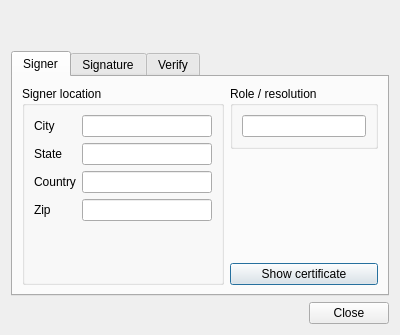
<ui version="4.0" >
 <class>SignatureDialog</class>
 <widget class="QDialog" name="SignatureDialog" >
  <property name="geometry" >
   <rect>
    <x>0</x>
    <y>0</y>
    <width>400</width>
    <height>335</height>
   </rect>
  </property>
  <layout class="QVBoxLayout" name="SignatureDialogLayout" >
   <item>
    <widget class="QLabel" name="title" />
   </item>
   <item>
    <widget class="QLabel" name="error" />
   </item>
   <item>
    <widget class="QTabWidget" name="tabWidget" >
     <property name="currentIndex" >
      <number>0</number>
     </property>
     <widget class="QWidget" name="signer" >
      <attribute name="title" >
       <string>Signer</string>
      </attribute>
      <layout class="QGridLayout" name="signerLayout" >
       <item rowspan="3" row="0" column="0" >
        <widget class="QGroupBox" name="signerLocationGroup" >
         <property name="title" >
          <string>Signer location</string>
         </property>
         <layout class="QFormLayout" name="signerLocationGroupLayout" >
          <item row="0" column="0" >
           <widget class="QLabel" name="signerCityLabel" >
            <property name="text" >
             <string>City</string>
            </property>
           </widget>
          </item>
          <item row="0" column="1" >
           <widget class="QLineEdit" name="signerCity" >
            <property name="readOnly" >
             <bool>true</bool>
            </property>
           </widget>
          </item>
          <item row="1" column="0" >
           <widget class="QLabel" name="signerStateLabel" >
            <property name="text" >
             <string>State</string>
            </property>
           </widget>
          </item>
          <item row="1" column="1" >
           <widget class="QLineEdit" name="signerState" >
            <property name="readOnly" >
             <bool>true</bool>
            </property>
           </widget>
          </item>
          <item row="2" column="0" >
           <widget class="QLabel" name="signerCountryLabel" >
            <property name="text" >
             <string>Country</string>
            </property>
           </widget>
          </item>
          <item row="2" column="1" >
           <widget class="QLineEdit" name="signerCountry" >
            <property name="readOnly" >
             <bool>true</bool>
            </property>
           </widget>
          </item>
          <item row="3" column="0" >
           <widget class="QLabel" name="signerZipLabel" >
            <property name="text" >
             <string>Zip</string>
            </property>
           </widget>
          </item>
          <item row="3" column="1" >
           <widget class="QLineEdit" name="signerZip" >
            <property name="readOnly" >
             <bool>true</bool>
            </property>
           </widget>
          </item>
          <item row="4" column="1" >
           <spacer name="verticalSpacer" >
            <property name="orientation" >
             <enum>Qt::Vertical</enum>
            </property>
            <property name="sizeHint" stdset="0" >
             <size>
              <width>130</width>
              <height>40</height>
             </size>
            </property>
           </spacer>
          </item>
         </layout>
        </widget>
       </item>
       <item row="0" column="1" >
        <widget class="QGroupBox" name="signerRoleGroup" >
         <property name="title" >
          <string>Role / resolution</string>
         </property>
         <layout class="QVBoxLayout" name="signerRoleGroupLayout" >
          <item>
           <widget class="QLineEdit" name="signerRole" >
            <property name="readOnly" >
             <bool>true</bool>
            </property>
           </widget>
          </item>
         </layout>
        </widget>
       </item>
       <item row="1" column="1" >
        <spacer name="signerSpacer" >
         <property name="orientation" >
          <enum>Qt::Vertical</enum>
         </property>
         <property name="sizeHint" stdset="0" >
          <size>
           <width>20</width>
           <height>131</height>
          </size>
         </property>
        </spacer>
       </item>
       <item row="2" column="1" >
        <widget class="QPushButton" name="signerShowCert" >
         <property name="text" >
          <string>Show certificate</string>
         </property>
        </widget>
       </item>
      </layout>
     </widget>
     <widget class="QWidget" name="signature" >
      <attribute name="title" >
       <string>Signature</string>
      </attribute>
      <layout class="QGridLayout" name="signatureLayout" >
       <item row="0" column="0" colspan="2" >
        <widget class="QTreeWidget" name="signatureView" >
         <property name="rootIsDecorated" >
          <bool>false</bool>
         </property>
         <column>
          <property name="text" >
           <string>Attribute</string>
          </property>
         </column>
         <column>
          <property name="text" >
           <string>Value</string>
          </property>
         </column>
        </widget>
       </item>
       <item row="1" column="0" >
        <spacer name="signatureSpacer" >
         <property name="orientation" >
          <enum>Qt::Horizontal</enum>
         </property>
         <property name="sizeHint" stdset="0" >
          <size>
           <width>264</width>
           <height>20</height>
          </size>
         </property>
        </spacer>
       </item>
       <item row="1" column="1" >
        <widget class="QPushButton" name="signatureShowCert" >
         <property name="text" >
          <string>Show certificate</string>
         </property>
        </widget>
       </item>
      </layout>
     </widget>
     <widget class="QWidget" name="verify" >
      <attribute name="title" >
       <string>Verify</string>
      </attribute>
      <layout class="QGridLayout" name="verifyLayout" >
       <item row="0" column="0" colspan="2" >
        <widget class="QTreeWidget" name="verifyView" >
         <property name="rootIsDecorated" >
          <bool>false</bool>
         </property>
         <column>
          <property name="text" >
           <string>Attribute</string>
          </property>
         </column>
         <column>
          <property name="text" >
           <string>Value</string>
          </property>
         </column>
        </widget>
       </item>
       <item row="1" column="0" >
        <spacer name="verifySpacer" >
         <property name="orientation" >
          <enum>Qt::Horizontal</enum>
         </property>
         <property name="sizeHint" stdset="0" >
          <size>
           <width>274</width>
           <height>20</height>
          </size>
         </property>
        </spacer>
       </item>
       <item row="1" column="1" >
        <widget class="QPushButton" name="verifyShowCert" >
         <property name="text" >
          <string>Show certificate</string>
         </property>
        </widget>
       </item>
      </layout>
     </widget>
    </widget>
   </item>
   <item>
    <widget class="QDialogButtonBox" name="buttonBox" >
     <property name="standardButtons" >
      <set>QDialogButtonBox::Close</set>
     </property>
    </widget>
   </item>
  </layout>
 </widget>
 <resources/>
 <connections>
  <connection>
   <sender>buttonBox</sender>
   <signal>clicked(QAbstractButton*)</signal>
   <receiver>SignatureDialog</receiver>
   <slot>reject()</slot>
   <hints>
    <hint type="sourcelabel" >
     <x>199</x>
     <y>314</y>
    </hint>
    <hint type="destinationlabel" >
     <x>199</x>
     <y>167</y>
    </hint>
   </hints>
  </connection>
  <connection>
   <sender>signatureShowCert</sender>
   <signal>clicked()</signal>
   <receiver>SignatureDialog</receiver>
   <slot>showCertificate()</slot>
   <hints>
    <hint type="sourcelabel" >
     <x>335</x>
     <y>272</y>
    </hint>
    <hint type="destinationlabel" >
     <x>199</x>
     <y>167</y>
    </hint>
   </hints>
  </connection>
  <connection>
   <sender>signerShowCert</sender>
   <signal>clicked()</signal>
   <receiver>SignatureDialog</receiver>
   <slot>showCertificate()</slot>
   <hints>
    <hint type="sourcelabel" >
     <x>300</x>
     <y>272</y>
    </hint>
    <hint type="destinationlabel" >
     <x>199</x>
     <y>167</y>
    </hint>
   </hints>
  </connection>
  <connection>
   <sender>verifyShowCert</sender>
   <signal>clicked()</signal>
   <receiver>SignatureDialog</receiver>
   <slot>showCertificate()</slot>
   <hints>
    <hint type="sourcelabel" >
     <x>335</x>
     <y>272</y>
    </hint>
    <hint type="destinationlabel" >
     <x>199</x>
     <y>167</y>
    </hint>
   </hints>
  </connection>
 </connections>
 <slots>
  <slot>showCertificate()</slot>
 </slots>
</ui>
